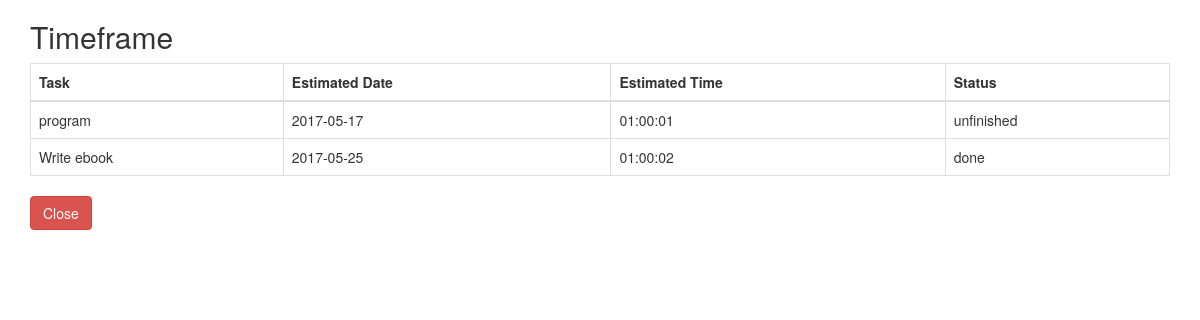
Before: /member-timeframe.php?user_id=25 with the older database file.
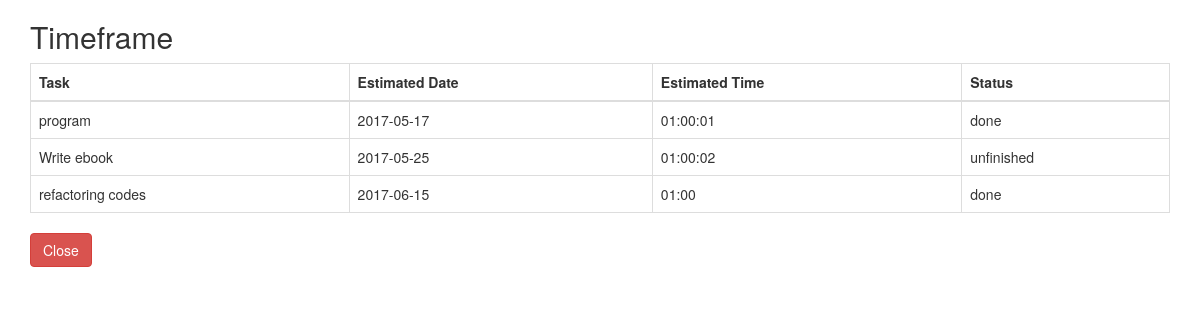
After: the same page with the newer database file.
### tables this page shows
CREATE TABLE `tasks` (
  `task_id` int(11) NOT NULL,
  `user_id` int(11) NOT NULL,
  `category_id` int(11) NOT NULL,
  `task_name` varchar(50) NOT NULL,
  `Location` varchar(100) NOT NULL,
  `Collab` varchar(50) NOT NULL,
  `task_desc` varchar(50) NOT NULL,
  `start_date` datetime NOT NULL,
  `end_date` datetime NOT NULL,
  `time_spent` time NOT NULL,
  `estimated_date` date NOT NULL,
  `estimated_time` text NOT NULL,
  `type` varchar(20) NOT NULL,
  `status` int(11) NOT NULL,
  `breaks` int(6) NOT NULL
);

### objects/task.php (called while the page is built, shortened)
<?php
class Task{
	public $table_task = 'tasks';
		public function __construct($db){
			$this->con = $db;
		}
	public function getTasksOfMember($member_id){
		$query = "SELECT * FROM ".$this->table_task." WHERE user_id=?";
		$stmt = $this->con->prepare($query);
		$stmt->bindParam(1,$member_id);
		if($stmt->execute()){
			return $stmt;
		}else{
			echo "somethings wrong";
		}
	}
}
?>

### member-timeframe.php (the view, shortened to what this page needs)
<?php
include_once 'header.php';
include_once 'objects/task.php';
if(isset($_GET['user_id'])){
	$database = new Database();
	$db = $database->getConnection();
	$task = new Task($db);
}
?>
<div class="container">
 <?php echo "<h2>{$_GET['username']} Timeframe</h2>";?>
 <table class="table table-bordered">
    <thead>
      <tr>
        <th>Task</th>
        <th>Estimated Date</th>
        <th>Estimated Time</th>
        <th>Status</th>
      </tr>
    </thead>
    <tbody>
<?php
	$stmt = $task->getTasksOfMember($_GET['user_id']);
	while($row = $stmt->fetch(PDO::FETCH_ASSOC)){
		extract($row);
		$statusString = '';
		switch($status){
			case 0:
				$statusString = "unfinished";
				break;
			case 2:
				$statusString = "done";
				break;
		}
		echo "<tr>";
			echo "<td>{$task_name}</td>";
			echo "<td>{$estimated_date}</td>";
			echo "<td>{$estimated_time}</td>";
			echo "<td>{$statusString}</td>";
		echo "</tr>";
	}
?>
    </tbody>
  </table>
<div>
	<button class="btn btn-danger" id="Cancel<?php if($_GET['member']){echo "-member";}?>" uid="<?php echo $_GET['user_id'];?>" un="<?php echo $_GET['username'];?>">Close</button>
</div>
</div>
 <?php
include_once 'footer.php';
?>

### header.php
<?php
echo "<!DOCTYPE html>";
echo "<head>
<link rel='stylesheet' href='css/css/bootstrap.css'>
<script src='js/jquery-3.1.1.min.js'></script>
<script src='js/main.js'></script>
<script src='js/member-page.js'></script>
</head>";
echo "<body>";
?>

### footer.php
<?php
echo "</body>";
?>

Changed rows visible on the page:
changed tasks "program": status "unfinished" → "done"
changed tasks "Write ebook": status "done" → "unfinished"
added tasks: task_name "refactoring codes", estimated_date "2017-06-15", estimated_time "01:00", status "done"
